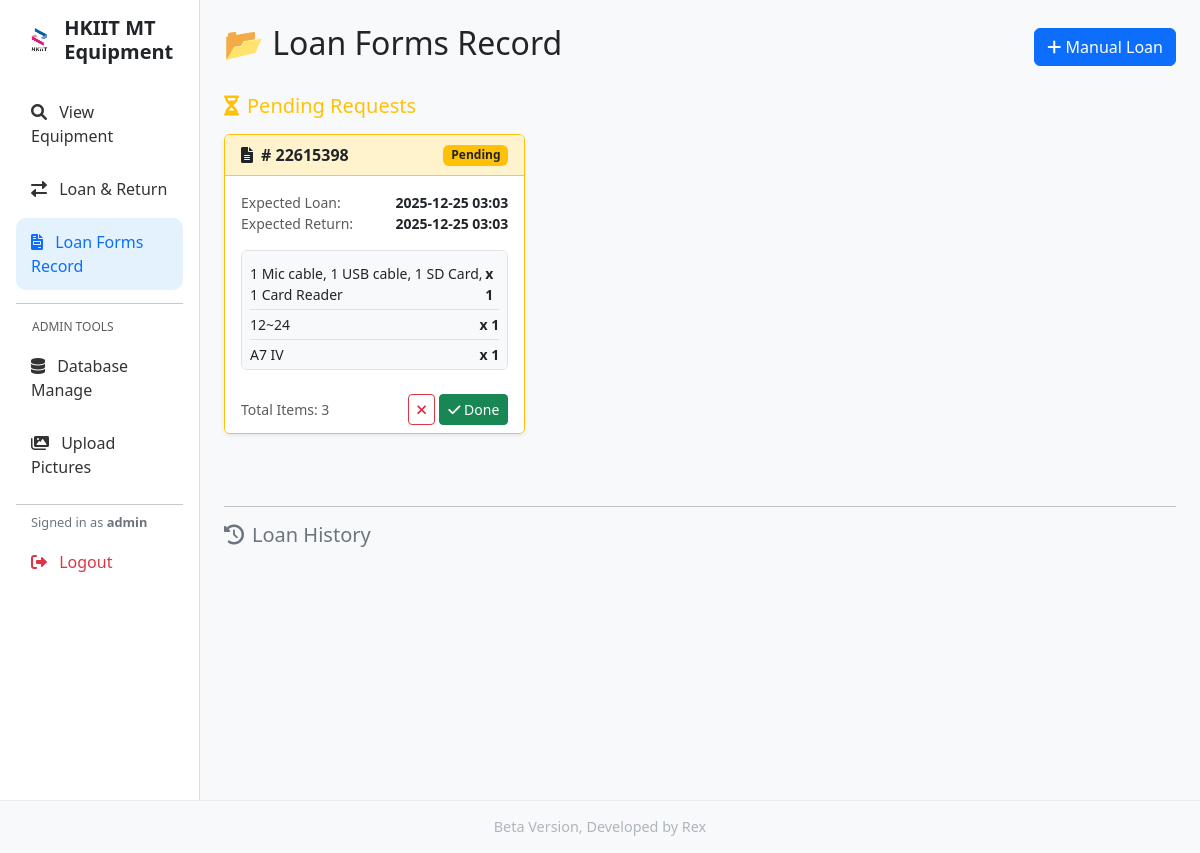
The page /loan_forms (signed in) on the database its author committed.
### tables this page shows
CREATE TABLE Request_Records (
    Request_ID TEXT PRIMARY KEY,
    Loan_Date TEXT,
    Loan_Time TEXT,
    Return_Date TEXT,
    Return_Time TEXT,
    Items_Json TEXT, -- 用 JSON 字串存儲器材和數量 (例如: "Sony A74: 2, Tripod: 1")
    Status TEXT,     -- 'Pending'
    Created_At TEXT
);

### app.py (the view, shortened to what this page needs)
@app.route('/loan_forms')
def loan_forms():
    if 'user' not in session: return redirect(url_for('dashboard'))
    conn = get_db()
    pending_forms = []
    try:
        df_pending = pd.read_sql_query("SELECT * FROM Request_Records WHERE Status = 'Pending' ORDER BY Created_At DESC", conn)
        if not df_pending.empty:
            for _, row in df_pending.iterrows():
                try: items_list = json.loads(row['Items_Json'])
                except: items_list = []
                pending_forms.append({
                    'id': row['Request_ID'],
                    'loan_dt': f"{row['Loan_Date']} {row['Loan_Time']}",
                    'return_dt': f"{row['Return_Date']} {row['Return_Time']}",
                    'item_list': items_list,
                    'count': sum(i['qty'] for i in items_list),
                    'status': 'Pending'
                })
    except: pass
    history_forms = {}
    try:
        query = "SELECT T.Loan_Form_Number, T.Loan_Date, T.Return_Date, T.Status, E.Name, E.Brand, E.Type, T.Equipment_ID FROM Loan_Transactions T JOIN Equipment_List E ON T.Equipment_ID = E.Equipment_ID ORDER BY T.Loan_Date DESC, T.Loan_Form_Number"
        df = pd.read_sql_query(query, conn)
    except: pass
    return render_template('loan_forms.html', pending=pending_forms, history=history_forms)

### app.py (called while the page is built)
def get_db():
    db = getattr(g, '_database', None)
    if db is None:
        db = g._database = sqlite3.connect(DATABASE)
        db.row_factory = sqlite3.Row
    return db

@app.teardown_appcontext
def close_connection(exception):
    db = getattr(g, '_database', None)
    if db is not None:
        db.close()

@app.context_processor
def utility_processor():
    def get_icon_path(prefix, name):
        filename = f"{prefix}_{name}.png"
        filepath = os.path.join(app.config['UPLOAD_FOLDER'], filename)
        if os.path.exists(filepath):
            return url_for('static', filename=f'icons/{filename}')
        return None
    return dict(get_icon_path=get_icon_path)

### templates/loan_forms.html (shortened to what this page needs)
{% extends "base.html" %}
{% block content %}
<div class="d-flex justify-content-between align-items-center mb-4">
    <h2>📂 Loan Forms Record</h2>
    <a href="{{ url_for('loan_return') }}" class="btn btn-primary"><i class="fas fa-plus"></i> Manual Loan</a>
</div>
{% if pending %}
<h5 class="text-warning mb-3"><i class="fas fa-hourglass-half me-2"></i>Pending Requests</h5>
<div class="row mb-5">
    {% for form in pending %}
    <div class="col-md-6 col-xl-4 mb-4">
        <div class="card h-100 border-warning shadow-sm">
            <div class="card-header bg-warning-subtle d-flex justify-content-between align-items-center">
                <strong><i class="fas fa-file-alt me-2"></i># {{ form.id }}</strong>
                <span class="badge bg-warning text-dark">Pending</span>
            </div>
            <div class="card-body p-3">
                <div class="mb-3 small">
                    <div class="d-flex justify-content-between">
                        <span class="text-muted">Expected Loan:</span>
                        <strong>{{ form.loan_dt }}</strong>
                    </div>
                    <div class="d-flex justify-content-between">
                        <span class="text-muted">Expected Return:</span>
                        <strong>{{ form.return_dt }}</strong>
                    </div>
                </div>
                <div class="bg-light p-2 rounded border" style="max-height: 120px; overflow-y: auto;">
                    <ul class="list-unstyled mb-0 small">
                        {% for item in form.item_list %}
                        <li class="d-flex justify-content-between border-bottom py-1">
                            <span>{{ item.name }}</span>
                            <span class="fw-bold">x {{ item.qty }}</span>
                        </li>
                        {% endfor %}
                    </ul>
                </div>
            </div>
            <div class="card-footer bg-white text-end border-top-0 d-flex justify-content-between align-items-center">
                <small class="text-muted">Total Items: {{ form.count }}</small>
                <div>
                    <a href="{{ url_for('process_request', request_id=form.id, action='reject') }}"
                       class="btn btn-sm btn-outline-danger" onclick="return confirm('Reject this request?');">
                       <i class="fas fa-times"></i>
                    </a>
                    <a href="{{ url_for('process_request', request_id=form.id, action='approve') }}"
                       class="btn btn-sm btn-success" title="Mark as Processed">
                       <i class="fas fa-check"></i> Done
                    </a>
                </div>
            </div>
        </div>
    </div>
    {% endfor %}
</div>
<hr>
{% endif %}
<h5 class="text-secondary mb-3"><i class="fas fa-history me-2"></i>Loan History</h5>
{% endblock %}

### templates/base.html (style rules this page uses)
body { background-color: #f8f9fa; min-height: 100vh; display: flex; flex-direction: column; }

### rows shown on the page
Request_Records: id "22615398", loan_dt "2025-12-25 03:03", return_dt "2025-12-25 03:03", name "1 Mic cable, 1 USB cable, 1 SD Card, 1 Card Reader" "12~24" "A7 IV", qty "1" "1" "1", count "3"

### other values the page prints
{{ session.get('user') }} "admin"
